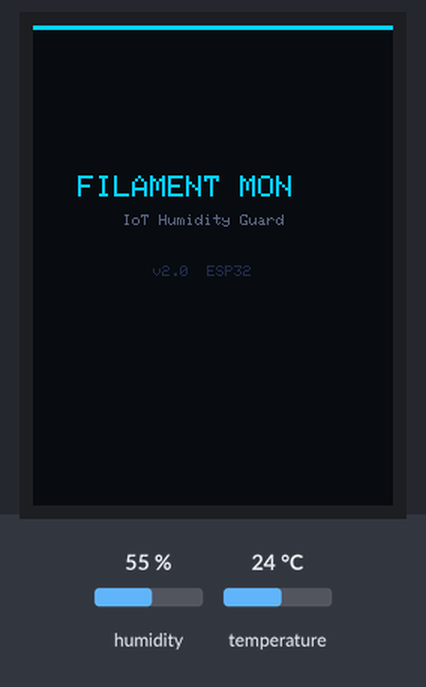
The sketch below on a simulated ESP32. Parts: 240×320 colour display. The test bench sets the inputs (shaded band); at power-on: humidity 55 %, temperature 24 °C. WiFi joins after 1.5 s; servers stay silent unless stated; uploads are accepted with an empty reply; the local clock reads 2024-03-15 10:24:30 at power-on unless the sketch sets it; what the sketch prints to the serial monitor is not drawn.

Above: at 0.4 s.
At 1.2 s:
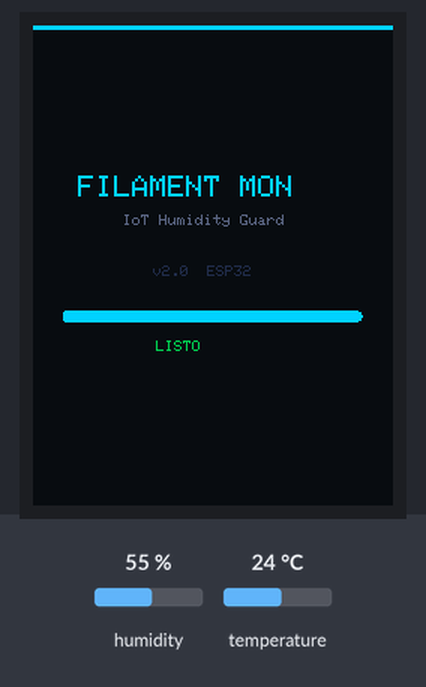
At 3.0 s:
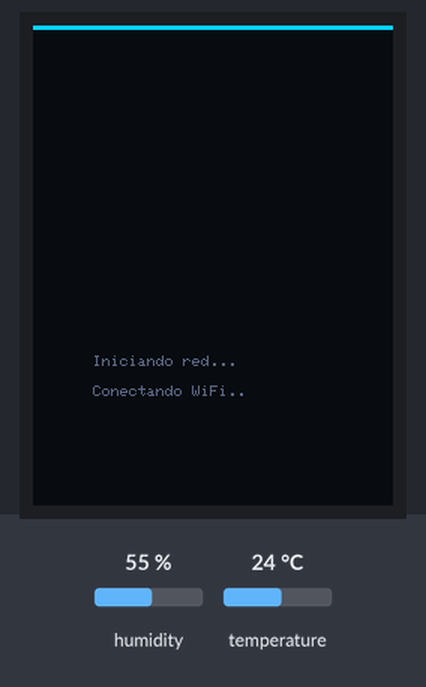
At 3.9 s:
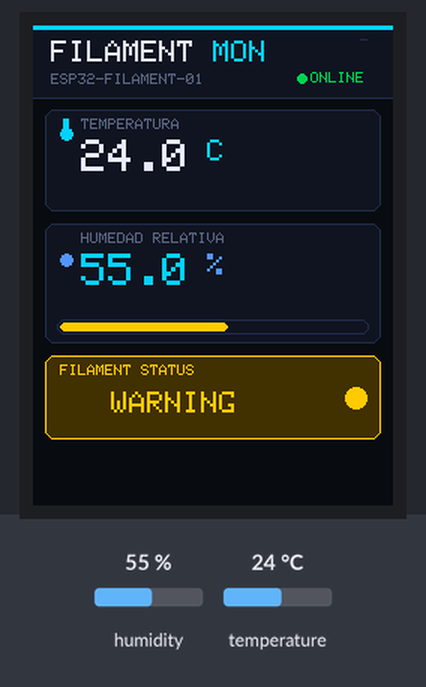
At 33.83 s:
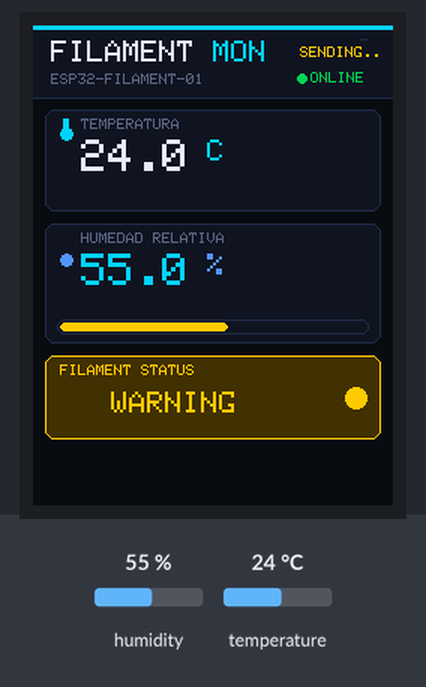

The sketch:

esp32_filament_monitor.ino
```cpp
/**
 * IoT Filament Monitoring System - ESP32 Firmware
 * Sensor: HTU21D (Temperature & Humidity)
 * Display: TFT ST7789 240x320
 * Version: 2.0.0 - Modern UI + Fixed Colors
 *
 * ─── NOTA SOBRE COLORES ───────────────────────────────────────────────────
 * Este display ST7789 (clon chino) tiene la polaridad de color invertida
 * por hardware. La solución es llamar tft.invertDisplay(false) justo
 * después de tft.init() — esto envía el comando INVOFF al chip y los
 * colores se muestran correctos.
 *
 * Los colores se definen en RGB normal con la macro RGB565(r, g, b):
 *   RGB565(255, 0,   0) → rojo
 *   RGB565(0,   255, 0) → verde
 *   RGB565(0,   0,   255) → azul
 *
 * Si en el futuro usas otro ST7789 y los colores se ven mal, prueba
 * cambiar a tft.invertDisplay(true) — usa color_test_ST7789.ino para
 * diagnosticar cualquier pantalla ST7789.
 * ─────────────────────────────────────────────────────────────────────────
 */

#include <WiFi.h>
#include <HTTPClient.h>
#include <ArduinoJson.h>
#include <Wire.h>
#include "Adafruit_HTU21DF.h"
#include <Adafruit_GFX.h>
#include <Adafruit_ST7789.h>
#include <SPI.h>
#include <time.h>

// ─── WiFi Configuration ────────────────────────────────────────────────────
const char* WIFI_SSID     = "YOUR_SSID";
const char* WIFI_PASSWORD = "YOUR_PASSWORD";

// ─── API Configuration ─────────────────────────────────────────────────────
const char* API_URL       = "http://YOUR_SERVER_IP:8000/sensor-data";
const char* DEVICE_ID     = "ESP32-FILAMENT-01";
const int   READ_INTERVAL = 30000;

// ─── NTP Configuration ─────────────────────────────────────────────────────
const char* NTP_SERVER = "pool.ntp.org";
const long  GMT_OFFSET = -21600; // UTC-6 México
const int   DST_OFFSET = 0;

// ─── TFT ST7789 Pin Configuration ──────────────────────────────────────────
#define TFT_CS    5
#define TFT_RST   4
#define TFT_DC    2
#define TFT_MOSI  23
#define TFT_SCLK  18

// ─── Macro RGB → RGB565 ────────────────────────────────────────────────────
// Uso: RGB565(255, 0, 0) = rojo puro
// Orden RGB estándar (invertDisplay(false) corrige los colores)
#define RGB565(r, g, b) (uint16_t)(((uint16_t)(r & 0xF8) << 8) | ((uint16_t)(g & 0xFC) << 3) | (b >> 3))

// ─── Paleta de Colores Corregida ───────────────────────────────────────────
// Fondo oscuro tipo dashboard tech
#define COLOR_BG         RGB565(10,  12,  20)   // Azul casi negro
#define COLOR_PANEL      RGB565(18,  22,  38)   // Panel oscuro
#define COLOR_BORDER     RGB565(35,  45,  75)   // Borde sutil azul
#define COLOR_WHITE      RGB565(230, 235, 255)  // Blanco suave
#define COLOR_GRAY       RGB565(90,  100, 130)  // Gris azulado
#define COLOR_CYAN       RGB565(0,   210, 255)  // Cyan brillante
#define COLOR_BLUE_LIGHT RGB565(80,  150, 255)  // Azul claro

// ─── Colores de Estado CORREGIDOS ──────────────────────────────────────────
// Estos son los que aparecían mal antes:
#define COLOR_GREEN      RGB565(0,   210,  80)  // Verde puro
#define COLOR_GREEN_DIM  RGB565(0,    60,  25)  // Verde oscuro para fondo
#define COLOR_YELLOW     RGB565(255, 200,   0)  // Amarillo puro
#define COLOR_YELLOW_DIM RGB565(70,   50,   0)  // Amarillo oscuro para fondo
#define COLOR_RED        RGB565(255,  40,  40)  // Rojo puro
#define COLOR_RED_DIM    RGB565(70,   10,  10)  // Rojo oscuro para fondo

// ─── Objetos ───────────────────────────────────────────────────────────────
Adafruit_HTU21DF htu21d;
Adafruit_ST7789  tft = Adafruit_ST7789(TFT_CS, TFT_DC, TFT_MOSI, TFT_SCLK, TFT_RST);

// ─── Estado ────────────────────────────────────────────────────────────────
float         lastTemperature = -999.0;
float         lastHumidity    = -999.0;
String        lastStatus      = "";
unsigned long lastReadTime    = 0;
bool          wifiConnected   = false;

// ─── Riesgo ────────────────────────────────────────────────────────────────
String calculateRiskLevel(float humidity) {
  if (humidity < 40.0)       return "SAFE";
  else if (humidity <= 55.0) return "WARNING";
  else                       return "RISK";
}

uint16_t getStatusColor(const String& status) {
  if (status == "SAFE")    return COLOR_GREEN;
  if (status == "WARNING") return COLOR_YELLOW;
  return COLOR_RED;
}

uint16_t getStatusBgColor(const String& status) {
  if (status == "SAFE")    return COLOR_GREEN_DIM;
  if (status == "WARNING") return COLOR_YELLOW_DIM;
  return COLOR_RED_DIM;
}

// ─── Utilidades de Dibujo ──────────────────────────────────────────────────

// Dibuja un rectángulo con borde de color
void drawCard(int x, int y, int w, int h, uint16_t bgColor, uint16_t borderColor) {
  tft.fillRoundRect(x, y, w, h, 6, bgColor);
  tft.drawRoundRect(x, y, w, h, 6, borderColor);
}

// Dibuja texto centrado en X
void drawCenteredText(const char* text, int y, uint16_t color, uint8_t size) {
  tft.setTextSize(size);
  tft.setTextColor(color);
  // Cada carácter mide 6px * size de ancho
  int charW = 6 * size;
  int textW = strlen(text) * charW;
  int x = (240 - textW) / 2;
  tft.setCursor(x, y);
  tft.print(text);
}

// Dibuja línea separadora con degradado visual (doble línea)
void drawDivider(int y) {
  tft.drawFastHLine(15, y,   210, COLOR_BORDER);
  tft.drawFastHLine(15, y+1, 210, COLOR_BG);
}

// Barra de progreso moderna
void drawProgressBar(int x, int y, int w, int h, float percent, uint16_t fillColor) {
  // Fondo de la barra
  tft.fillRoundRect(x, y, w, h, h/2, COLOR_PANEL);
  tft.drawRoundRect(x, y, w, h, h/2, COLOR_BORDER);
  // Relleno
  int fillW = (int)((float)(w - 4) * (percent / 100.0));
  if (fillW > 0) {
    tft.fillRoundRect(x + 2, y + 2, fillW, h - 4, (h-4)/2, fillColor);
  }
}

// ─── Sección: Header ───────────────────────────────────────────────────────
void drawHeader() {
  // Fondo del header con borde inferior
  tft.fillRect(0, 0, 240, 48, COLOR_PANEL);
  tft.drawFastHLine(0, 48, 240, COLOR_BORDER);

  // Línea decorativa de acento cyan en el top
  tft.fillRect(0, 0, 240, 3, COLOR_CYAN);

  // Título
  tft.setTextSize(2);
  tft.setTextColor(COLOR_WHITE);
  tft.setCursor(12, 10);
  tft.print("FILAMENT");
  tft.setTextColor(COLOR_CYAN);
  tft.print(" MON");

  // Subtítulo con device ID
  tft.setTextSize(1);
  tft.setTextColor(COLOR_GRAY);
  tft.setCursor(12, 32);
  tft.print(DEVICE_ID);

  // Punto decorativo
  tft.fillCircle(220, 14, 5, COLOR_BORDER);
}

// ─── Sección: Estado WiFi ──────────────────────────────────────────────────
void drawWiFiStatus(bool connected) {
  // Área en esquina superior derecha del header
  tft.fillRect(175, 28, 58, 14, COLOR_PANEL);

  if (connected) {
    // Punto verde + texto
    tft.fillCircle(179, 35, 3, COLOR_GREEN);
    tft.setTextSize(1);
    tft.setTextColor(COLOR_GREEN);
    tft.setCursor(185, 31);
    tft.print("ONLINE");
  } else {
    tft.fillCircle(179, 35, 3, COLOR_RED);
    tft.setTextSize(1);
    tft.setTextColor(COLOR_RED);
    tft.setCursor(185, 31);
    tft.print("OFFLIN");
  }
}

// ─── Sección: Datos del Sensor ─────────────────────────────────────────────
void drawSensorData(float temp, float hum, const String& status) {
  uint16_t sColor    = getStatusColor(status);
  uint16_t sBgColor  = getStatusBgColor(status);

  // ── Temperatura ────────────────────────────────────────────────────────
  drawCard(8, 56, 224, 68, COLOR_PANEL, COLOR_BORDER);

  // Ícono termómetro (simple dot decorativo)
  tft.fillCircle(22, 72, 4, COLOR_CYAN);
  tft.fillRect(20, 62, 4, 10, COLOR_CYAN);

  // Label
  tft.setTextSize(1);
  tft.setTextColor(COLOR_GRAY);
  tft.setCursor(32, 62);
  tft.print("TEMPERATURA");

  // Valor grande
  tft.setTextColor(COLOR_WHITE);
  tft.setTextSize(3);
  tft.setCursor(32, 76);
  tft.print(temp, 1);
  tft.setTextSize(2);
  tft.setTextColor(COLOR_CYAN);
  tft.print(" C");

  // ── Humedad ────────────────────────────────────────────────────────────
  drawCard(8, 132, 224, 80, COLOR_PANEL, COLOR_BORDER);

  // Ícono gota (triángulo + círculo)
  tft.fillCircle(22, 156, 4, COLOR_BLUE_LIGHT);

  // Label
  tft.setTextSize(1);
  tft.setTextColor(COLOR_GRAY);
  tft.setCursor(32, 138);
  tft.print("HUMEDAD RELATIVA");

  // Valor grande
  tft.setTextColor(COLOR_CYAN);
  tft.setTextSize(3);
  tft.setCursor(32, 152);
  tft.print(hum, 1);
  tft.setTextSize(2);
  tft.setTextColor(COLOR_BLUE_LIGHT);
  tft.print(" %");

  // Barra de progreso de humedad (0-100%)
  // Color cambia según nivel de riesgo
  drawProgressBar(16, 196, 208, 10, hum, sColor);

  // ── Estado del Filamento ───────────────────────────────────────────────
  drawCard(8, 220, 224, 56, sBgColor, sColor);

  // Label pequeño
  tft.setTextSize(1);
  tft.setTextColor(sColor);
  tft.setCursor(18, 226);
  tft.print("FILAMENT STATUS");

  // Texto de estado centrado y grande
  tft.setTextSize(2);
  tft.setTextColor(sColor);

  // Centrar según longitud del texto
  int px;
  if      (status == "SAFE")    px = 82;
  else if (status == "WARNING") px = 52;
  else                          px = 90; // RISK

  tft.setCursor(px, 244);
  tft.print(status);

  // Círculo indicador de estado
  tft.fillCircle(215, 248, 7, sColor);
}

// ─── Sección: Indicador de Envío ──────────────────────────────────────────
void drawSendingIndicator(bool sending) {
  tft.fillRect(175, 10, 58, 16, COLOR_PANEL);
  if (sending) {
    tft.setTextSize(1);
    tft.setTextColor(COLOR_YELLOW);
    tft.setCursor(178, 14);
    tft.print("SENDING..");
  }
}

// ─── Pantalla de Arranque ──────────────────────────────────────────────────
void drawBootScreen() {
  tft.fillScreen(COLOR_BG);

  // Barra top cyan
  tft.fillRect(0, 0, 240, 3, COLOR_CYAN);

  // Logo centrado
  tft.setTextSize(2);
  tft.setTextColor(COLOR_CYAN);
  tft.setCursor(30, 100);
  tft.print("FILAMENT MON");

  tft.setTextSize(1);
  tft.setTextColor(COLOR_GRAY);
  tft.setCursor(60, 126);
  tft.print("IoT Humidity Guard");

  tft.setTextSize(1);
  tft.setTextColor(COLOR_BORDER);
  tft.setCursor(80, 160);
  tft.print("v2.0  ESP32");

  // Barra de carga animada
  for (int i = 0; i <= 200; i += 4) {
    tft.fillRoundRect(20, 190, i, 8, 4, COLOR_CYAN);
    delay(15);
  }

  tft.setTextColor(COLOR_GREEN);
  tft.setCursor(82, 210);
  tft.print("LISTO");

  delay(800);
}

// ─── Pantalla de Error ─────────────────────────────────────────────────────
void drawErrorScreen(const char* msg) {
  tft.fillScreen(COLOR_BG);
  tft.fillRect(0, 0, 240, 3, COLOR_RED);
  drawCard(20, 100, 200, 60, COLOR_RED_DIM, COLOR_RED);
  tft.setTextSize(1);
  tft.setTextColor(COLOR_RED);
  tft.setCursor(30, 115);
  tft.print("ERROR DE SENSOR");
  tft.setTextColor(COLOR_WHITE);
  tft.setCursor(30, 135);
  tft.print(msg);
}

// ─── WiFi ──────────────────────────────────────────────────────────────────
void connectWiFi() {
  Serial.printf("Conectando a WiFi: %s\n", WIFI_SSID);
  WiFi.begin(WIFI_SSID, WIFI_PASSWORD);

  // Mostrar progreso en pantalla
  tft.setTextSize(1);
  tft.setTextColor(COLOR_GRAY);
  tft.setCursor(40, 240);
  tft.print("Conectando WiFi");

  int attempts = 0;
  while (WiFi.status() != WL_CONNECTED && attempts < 20) {
    delay(500);
    Serial.print(".");
    tft.print(".");
    attempts++;
  }

  wifiConnected = (WiFi.status() == WL_CONNECTED);

  if (wifiConnected) {
    Serial.printf("\nWiFi OK! IP: %s\n", WiFi.localIP().toString().c_str());
    configTime(GMT_OFFSET, DST_OFFSET, NTP_SERVER);
  } else {
    Serial.println("\nWiFi falló. Modo offline.");
  }
}

// ─── Timestamp ISO8601 ─────────────────────────────────────────────────────
String getISO8601Timestamp() {
  struct tm timeinfo;
  if (!getLocalTime(&timeinfo)) {
    return "2024-01-01T00:00:" + String(millis() / 1000) + "Z";
  }
  char buf[25];
  strftime(buf, sizeof(buf), "%Y-%m-%dT%H:%M:%SZ", &timeinfo);
  return String(buf);
}

// ─── Enviar a API ──────────────────────────────────────────────────────────
bool sendDataToAPI(float temperature, float humidity, const String& riskLevel) {
  if (!wifiConnected || WiFi.status() != WL_CONNECTED) return false;

  HTTPClient http;
  http.begin(API_URL);
  http.addHeader("Content-Type", "application/json");
  http.setTimeout(10000);

  StaticJsonDocument<256> doc;
  doc["temperature"] = temperature;
  doc["humidity"]    = humidity;
  doc["device_id"]   = DEVICE_ID;
  doc["timestamp"]   = getISO8601Timestamp();
  doc["risk_level"]  = riskLevel;

  String payload;
  serializeJson(doc, payload);

  Serial.printf("POST %s\n%s\n", API_URL, payload.c_str());
  drawSendingIndicator(true);

  int code = http.POST(payload);
  drawSendingIndicator(false);

  bool ok = (code == HTTP_CODE_OK || code == HTTP_CODE_CREATED);
  Serial.printf("Resp: %d\n", code);
  http.end();
  return ok;
}

// ─── Setup ─────────────────────────────────────────────────────────────────
void setup() {
  Serial.begin(115200);
  Serial.println("=== Filament Monitor v2.0 ===");

  Wire.begin(21, 22); // SDA=21, SCL=22

  // Init display
  tft.init(240, 320);
  tft.invertDisplay(false);  // ← Corrige los colores en este display ST7789
  tft.setRotation(0);
  tft.fillScreen(COLOR_BG);

  drawBootScreen();

  // Init sensor
  if (!htu21d.begin()) {
    Serial.println("HTU21D no encontrado!");
    drawErrorScreen("HTU21D no encontrado");
    while (1) delay(1000);
  }
  Serial.println("HTU21D OK");

  // Conectar WiFi
  tft.fillScreen(COLOR_BG);
  tft.fillRect(0, 0, 240, 3, COLOR_CYAN);
  tft.setTextSize(1);
  tft.setTextColor(COLOR_GRAY);
  tft.setCursor(40, 220);
  tft.print("Iniciando red...");

  connectWiFi();

  // Dibujar UI base
  tft.fillScreen(COLOR_BG);
  drawHeader();
  drawWiFiStatus(wifiConnected);

  Serial.println("Listo. Iniciando loop...");
}

// ─── Loop ──────────────────────────────────────────────────────────────────
void loop() {
  unsigned long now = millis();

  // Reconexión WiFi automática
  if (WiFi.status() != WL_CONNECTED && wifiConnected) {
    wifiConnected = false;
    drawWiFiStatus(false);
    Serial.println("WiFi desconectado. Reconectando...");
    WiFi.reconnect();
  } else if (WiFi.status() == WL_CONNECTED && !wifiConnected) {
    wifiConnected = true;
    drawWiFiStatus(true);
    Serial.println("WiFi reconectado!");
  }

  // Lectura cada READ_INTERVAL ms
  if (now - lastReadTime >= READ_INTERVAL || lastReadTime == 0) {
    lastReadTime = now;

    float temp = htu21d.readTemperature();
    float hum  = htu21d.readHumidity();

    if (isnan(temp) || isnan(hum)) {
      Serial.println("Lectura inválida. Saltando.");
      return;
    }

    String risk = calculateRiskLevel(hum);
    Serial.printf("[LECTURA] Temp: %.2f°C | Humedad: %.2f%% | Estado: %s\n",
                  temp, hum, risk.c_str());

    bool changed = (abs(temp - lastTemperature) > 0.1) ||
                   (abs(hum  - lastHumidity)    > 0.5) ||
                   (risk != lastStatus);

    if (changed) {
      drawSensorData(temp, hum, risk);
      lastTemperature = temp;
      lastHumidity    = hum;
      lastStatus      = risk;
    }

    bool sent = sendDataToAPI(temp, hum, risk);
    if (!sent) Serial.println("Fallo al enviar a API.");
  }

  delay(100);
}
```

Measured:
- what the display in image 1 shows lasts 0.9 s, from 1.1 s to 2.0 s
- what the display in image 2 shows lasts 0.6 s, from 3.0 s to 3.6 s
- what the display in image 3 shows lasts 29.8 s, from 3.9 s to 33.7 s
